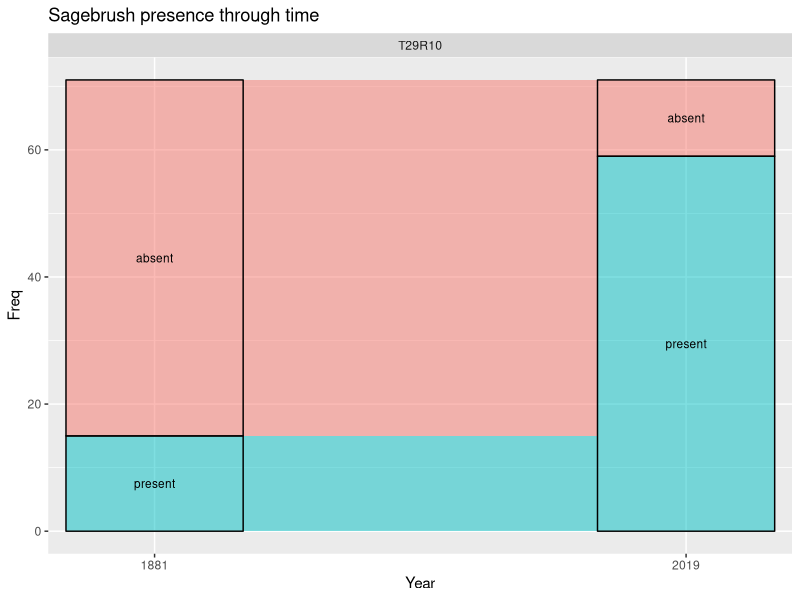

This chart was generated by the following R code: (Note: this script raises an error after producing the figure.)
#using old csv
library(sf)
library(readxl)
library(tidyverse)
library(dplyr)
library(ggplot2)
library(ggalluvial)


#idk whatim doing but im trying
#survey=year
#response=sage
#why is this not working i am sad, i can import but not read .csv?????
T29R11 <- read.csv("test_3.csv")

T29R11$Sage <- factor(T29R11$Sage)
T29R11$Year <- factor(T29R11$Year)
T29R11$Township <- factor(T29R11$Township)
#dat <- transform(dat,
#                          Sage = factor(Sage, rev(levels(Sage))))

#notown <- select(T29R11, -Township)


ggplot(T29R11,
       aes(x = Year, stratum = Sage, alluvium = Segment,
           y = Freq,
           fill = Sage, label = Sage)) +
  scale_x_discrete(expand = c(.1, .1)) +
  geom_flow() +
  geom_stratum(alpha = .5) +
  geom_text(stat = "stratum", size = 3) +
  theme(legend.position = "none") +
  facet_wrap(~ Township , scales = "fixed") +
  ggtitle("Sagebrush presence through time")  

notown <- select(T29R11, -?..Township)  
ggplot(notown,
       aes(x = Year, stratum = Sage, alluvium = Segment_id,
           y = Freq,
           fill = Sage, label = Sage)) +
  scale_x_discrete(expand = c(.1, .1)) +
  geom_flow() +
  geom_stratum(alpha = .5) +
  geom_text(stat = "stratum", size = 3) +
  theme(legend.position = "none")

#using notown instead 

ggplot(notown,
       aes(x = Year, stratum = Sage, alluvium = Segment,
           y = Freq,
           fill = Sage, label = Sage)) +
  scale_x_discrete(expand = c(.1, .1)) +
  geom_flow() +
  geom_stratum(alpha = .5) +
  geom_text(stat = "stratum", size = 3) +
  theme(legend.position = "none") +
  facet_wrap(~ Township , scales = "fixed") +
  ggtitle("Sagebrush presence through time")  
